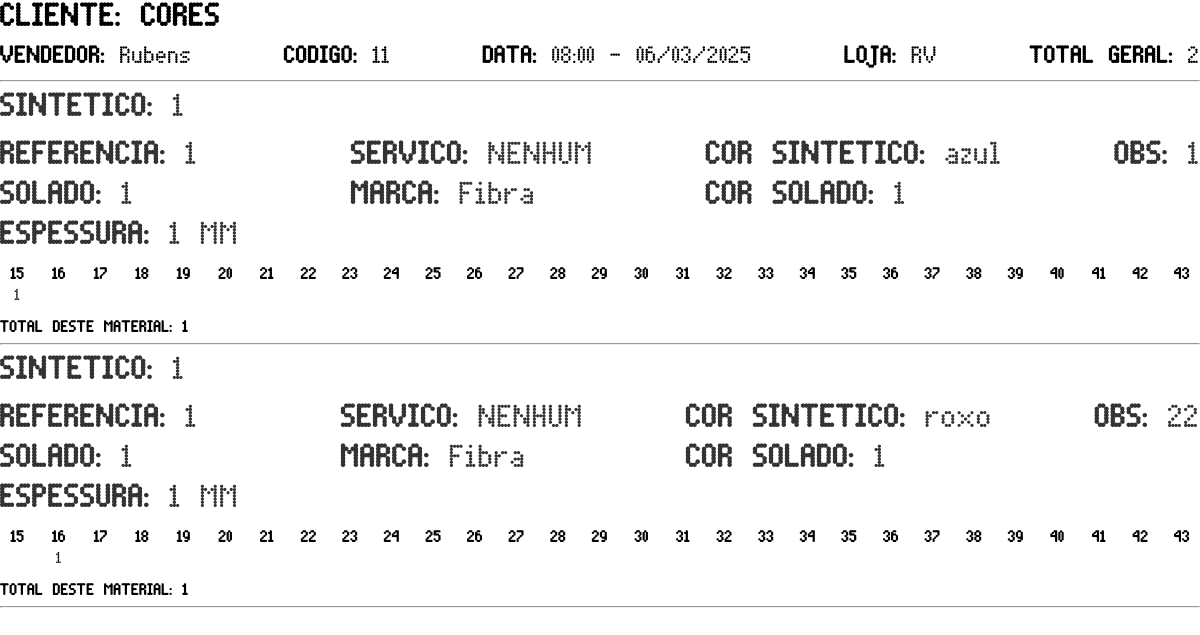
Screenshot of /imprimir/11/ (signed in) with the database file from the repository.
### pedidos/models.py (models this page shows, shortened)
class Pedido(models.Model):
    STATUS_CHOICES = [
        ('Pendente', 'Pendente'),
        ('Em Produção', 'Em Produção'),
        ('Pedido Finalizado', 'Pedido Finalizado'),
        ('Cliente em Espera', 'Cliente em Espera'),
        ('Cancelado', 'Cancelado'),
        ('Pedido Pronto', 'Pedido Pronto'),
        ('Reposição Pendente', 'Reposição Pendente')
    ]
    cliente = models.CharField(max_length=255)
    vendedor = models.ForeignKey(Vendedor, on_delete=models.CASCADE)
    data = models.DateTimeField(auto_now_add=True)  # Data do pedido
    descricao_reposicao = models.TextField(null=True, blank=True)
    data_finalizado = models.DateTimeField(null=True, blank=True, verbose_name="Data de Finalização/Cancellation")
    status_balancinho = models.CharField(
        max_length=30,
        choices=[
            ('Pendente', 'Pendente'),
            ('Em Produção', 'Em Produção'),
            ('Pedido Finalizado', 'Pedido Finalizado'),
            ('Cancelado', 'Cancelado'),
        ],
        default='Pendente'
    )
    status_solado = models.CharField(
        max_length=30,
        choices=[
            ('Pendente', 'Pendente'),
            ('Em Produção', 'Em Produção'),
            ('Pedido Finalizado', 'Pedido Finalizado'),
            ('Cancelado', 'Cancelado'),
        ],
        default='Pendente'
    )
    cancelado = models.TextField(blank=True, null=True, verbose_name="Motivo do Cancelamento")
    gerente_cancelamento = models.ForeignKey(
        User,
        on_delete=models.SET_NULL,
        null=True,
        blank=True,
        related_name='pedidos_cancelados',
        verbose_name="Gerente que Autorizou o Cancelamento"
    )

class PedidoItem(models.Model):
    pedido = models.ForeignKey(Pedido, on_delete=models.CASCADE, related_name='itens')
    produto = models.ForeignKey(Produto, on_delete=models.CASCADE)
    quantidade = models.IntegerField()
    tamanho = models.IntegerField(null=True, blank=True)  # Pode ser utilizado para o grid de tamanhos
    mat_balancinho = models.CharField(max_length=50, null=True, blank=True)
    ref_palmilha = models.CharField(max_length=50, null=True, blank=True)
    mat_palmilha = models.CharField(max_length=50, null=True, blank=True)
    espessura = models.CharField(max_length=20, null=True, blank=True, verbose_name="Espessura Solado (mm)")
    cor_palmilha = models.CharField(max_length=50, null=True, blank=True, verbose_name="Cor da Palmilha")
    tipo_servico = models.CharField(max_length=50, default='nenhum')
    cor = models.CharField(max_length=50, null=True, blank=True)
    MARCA_CHOICES = [
        ('Fibra', 'Fibra'),
        ('Seltex', 'Seltex'),
        ('Induma','Induma')
    ]
    marca = models.CharField(max_length=50, choices=MARCA_CHOICES, default='')
    obs = models.TextField(max_length=90, null=True, blank=True)

### vendedor/models.py (models this page shows, shortened)
class Vendedor(models.Model):
    nome = models.CharField(max_length=100)
    loja = models.CharField(max_length=100)
    codigo = models.CharField(max_length=20, unique=True)

### pedidos/views.py (the view)
# urls.py: path('imprimir/<int:pedido_id>/', views.imprimir_pedido, name='imprimir_pedido'),
@login_required
def imprimir_pedido(request, pedido_id):
    pedido = get_object_or_404(Pedido, id=pedido_id)
    tamanhos = range(15, 44)
    production_area = getattr(request.user, 'perfil', None)
    if production_area:
        production_area = request.user.perfil.production_area
    else:
        production_area = 'solado'  # Valor padrão se não estiver definido
    return render(request, 'pedidos/imprimir.html', {
        'pedido': pedido,
        'tamanhos': tamanhos,
        'production_area': production_area  # Adiciona a área de produção no contexto do template
    })

### templates/pedidos/imprimir.html (shortened to what this page needs)
{% load static %}
{% block extra_css %}
<link rel="stylesheet" href="{% static 'css/imprimir.css' %}">
{% endblock extra_css %}
{% block content %}
<div class="pedido-imprimir">
  <h1>CLIENTE: {{ pedido.cliente }}</h1>
  <div class="detalhes-pedido">
    <p><strong>VENDEDOR:</strong> {{ pedido.vendedor.nome }}</p>
    <p><strong>CODIGO:</strong> {{ pedido.id }}</p>
    <p><strong>DATA:</strong> {{ pedido.data|date:"H:i - d/m/Y" }}</p>
    <p><strong>LOJA:</strong> {{ pedido.vendedor.loja }}</p>
    <p><strong>TOTAL GERAL:</strong> <span id="total-geral">0</span></p>
  </div>
  <hr>
  {% for item in pedido.itens.all %}
  <div class="pedido-item">
    <div class="produto-cabecalho">
      <span class="item-nome">
        <div class="primeiro">
          {% if production_area == "balancinho" or production_area == "vendedor" %}
            <p><strong>SINTETICO:</strong> {{ item.mat_balancinho|default:"" }}</p>
          {% endif %}
        </div>
        <div>
          {% if production_area == "solado" or production_area == "vendedor" %}
            <p><strong>REFERENCIA:</strong> {{ item.ref_palmilha|default:"" }}</p>
          {% endif %}
          {% if production_area == "solado" or production_area == "vendedor" %}
            <p><strong>SOLADO:</strong> {{ item.mat_palmilha|default:"" }}</p>
          {% endif %}
          {% if production_area == "balancinho" or production_area == "vendedor" %}
            <div>
              <p><strong>ESPESSURA:</strong> {{ item.espessura|default:"0" }} MM</p>
            </div>
          {% endif %}
        </div>
        <div>
          {% if production_area == "balancinho" or production_area == "vendedor" %}
            <p><strong>SERVICO:</strong> {{ item.tipo_servico|default:"NENHUM" }}</p>
          {% endif %}
          {% if production_area == "vendedor" %}
            <div>
              <p><strong>MARCA:</strong> {{ item.marca|default:"" }}</p>
            </div>
          {% endif %}
        </div>
        <div>
          {% if production_area == "balancinho" or production_area == "vendedor" %}
            <p><strong>COR SINTETICO:</strong> {{ item.cor|default:"" }}</p>
          {% endif %}
          {% if production_area == "solado" or production_area == "vendedor" %}
            <p><strong>COR SOLADO:</strong> {{ item.cor_palmilha|default:"" }}</p>
          {% endif %}
        </div>
        <div>
          {% if item.obs %}
            <p><strong>OBS:</strong> {{ item.obs }}</p>
          {% endif %}
        </div>
      </span>
    </div>
    <div class="container containerQuadradinhos">
      {% for tamanho in tamanhos %}
        <div class="botao-container">
          <h1 class="botao">{{ tamanho }}</h1>
          <div class="numero" contenteditable="false">
            {% if item.tamanho == tamanho %}
              {{ item.quantidade }}
            {% endif %}
          </div>
        </div>
      {% endfor %}
    </div>
  </div>
  <hr>
  {% endfor %}
</div>
{% endblock content %}

### static/css/imprimir.css (style rules this page uses)
.primeiro { width: 100%; display: block; clear: both; }
* { margin: 0; padding: 0; box-sizing: border-box; font-family: 'DOTMATRI'; }
p { font-size:1em; }
.detalhes-pedido { display: flex; flex-direction: row; justify-content: space-between; margin-top: 0.5em; margin-bottom: 0.5em; font-size: 1.5em; }
.item-nome { display: flex; justify-content: space-between; flex-wrap: wrap; gap: 1rem; width: 100%; box-sizing: border-box; }
.item-nome > div { display: flex; flex-direction: column; gap: 0.5rem; }
.item-nome p { margin: 0; font-size: 2rem; color: #333; }
.produto-cabecalho { width: 100%; display: flex; flex-wrap: wrap; gap: 1rem; box-sizing: border-box; margin-top: 0.5em; margin-bottom: 0.5rem; }
.pedido-item { width: 100%; box-sizing: border-box; margin-bottom: 0.5rem; }
.pedido-imprimir { width: 100%; box-sizing: border-box; }
.container { display: flex; flex-wrap: wrap; justify-content: space-between; font-size: 1em; margin-bottom: 1em; }
.containerQuadradinhos { display: flex; flex-wrap: nowrap; margin-top: 1rem; }
.botao-container { text-align: center; display: flex; flex-direction: column; align-items: center; }
.botao { width: 35px; font-size: 1em; cursor: default; }
.numero { font-size: 1.0em; margin-top: 0.3em; }
span { font-size: 1em; }

### rows the page displays
Pedido: cliente "CORES", vendedor.nome "Rubens", id "11", data "08:00 - 06/03/2025", vendedor.loja "RV"
PedidoItem: mat_balancinho "1", ref_palmilha "1", mat_palmilha "1", espessura "1", tipo_servico "NENHUM", marca "Fibra", cor "azul", cor_palmilha "1", obs "1", tamanhos "15" "16" "17" "18" "19" "20" "21" "22" "23" "24" "25" "26" "27" "28" "29" "30" "31" "32" "33" "34" "35" "36" "37" "38" "39" "40" "41" "42" "43", quantidade "1"
PedidoItem: mat_balancinho "1", ref_palmilha "1", mat_palmilha "1", espessura "1", tipo_servico "NENHUM", marca "Fibra", cor "roxo", cor_palmilha "1", obs "22", tamanhos "15" "16" "17" "18" "19" "20" "21" "22" "23" "24" "25" "26" "27" "28" "29" "30" "31" "32" "33" "34" "35" "36" "37" "38" "39" "40" "41" "42" "43", quantidade "1"
